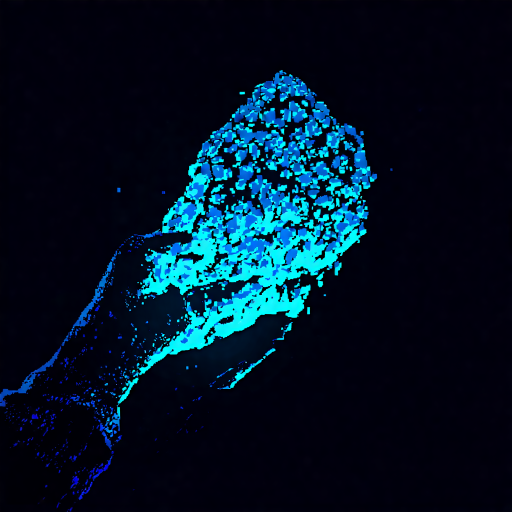
#> input picture assets/campaign/overlays/ore_sample.png, 1024 x 1024 px (shown at 1/2 size)
$ python -i gen_backgrounds.py   (imports and definitions only)
#> lines starting #> are read from the running program, lines starting #| are printed output that depends on the picture
#> further down, picture is the input picture: PIL image 1024x1024 RGB; mean R, G, B 0.9, 21.3, 38.6
#!/usr/bin/env python3
"""
프로젝트 마스 캠페인 배경 이미지 생성기
각 위치의 분위기에 맞는 1280x720 배경 PNG를 생성한다.
"""

import os
import random
import numpy as np
from PIL import Image, ImageDraw, ImageFilter, ImageEnhance

OUT_DIR = os.path.join(os.path.dirname(__file__), '..', 'assets', 'campaign', 'backgrounds')
W, H = 1280, 720
# [2 lines not run here, left out]


# ── 유틸 ────────────────────────────────────────────────────────────────────

def lerp_color(c1, c2, t):
    return tuple(int(c1[i] + (c2[i] - c1[i]) * t) for i in range(3))

# [18 lines left out: functions noise_layer, gradient_bg, add_noise, not called in this run]

def add_vignette(img, strength=0.55):
#> called with strength = 0.55
    w, h = img.size
#> w = 1024; h = 1024
    vg = Image.new('L', (w, h), 255)
#> vg: PIL image 1024x1024 L; every value is 255
    draw = ImageDraw.Draw(vg)
    cx, cy = w // 2, h // 2
#> cx = 512; cy = 512
    steps = 80
    for i in range(steps):
        t = i / steps
        alpha = int(255 * (1 - t * strength))
        rx = int(cx * (1 - t * 0.95))
        ry = int(cy * (1 - t * 0.95))
        draw.ellipse([cx - rx, cy - ry, cx + rx, cy + ry], fill=alpha)
    vg = vg.filter(ImageFilter.GaussianBlur(60))
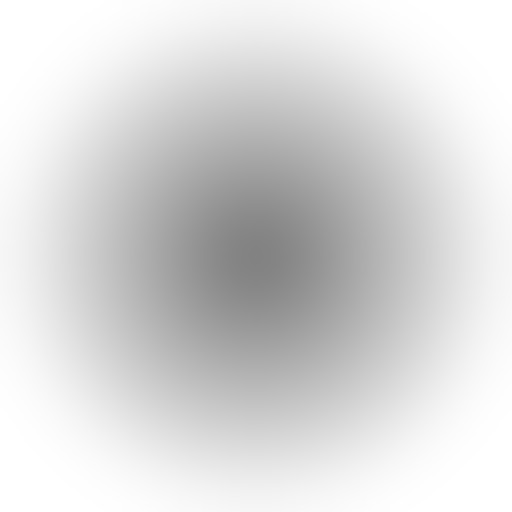
#> vg: PIL image 1024x1024 L (shown at 1/2 size); min 130, max 255, mean 216.9
    r, g, b = img.split()
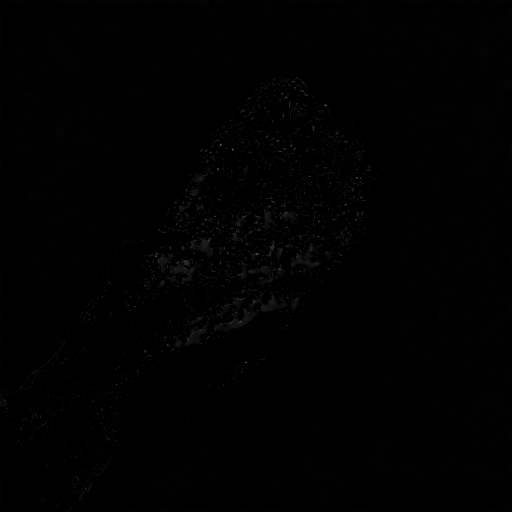
#> r: PIL image 1024x1024 L (shown at 1/2 size); min 0, max 165, mean 0.9
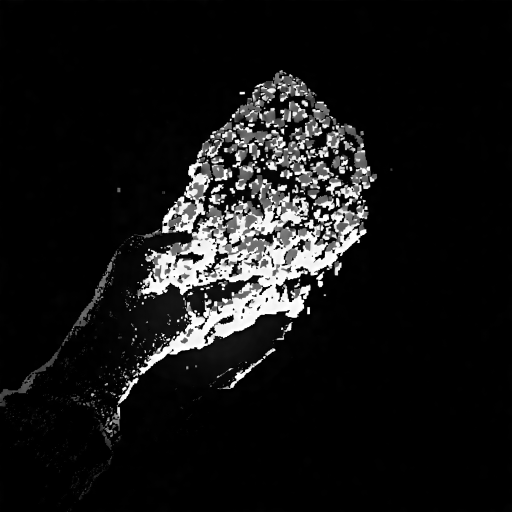
#> g: PIL image 1024x1024 L (shown at 1/2 size); min 0, max 255, mean 21.3
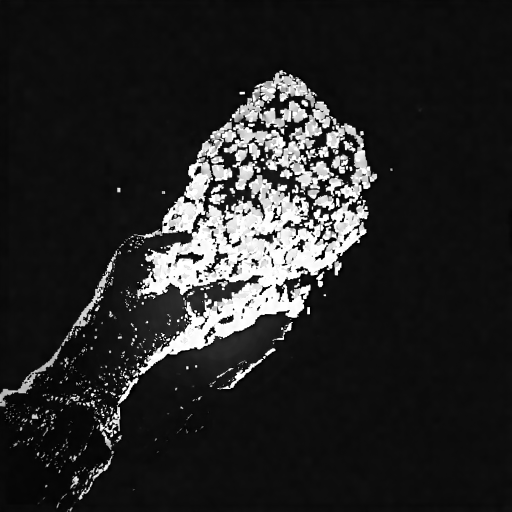
#> b: PIL image 1024x1024 L (shown at 1/2 size); min 0, max 255, mean 38.6
    r = ImageEnhance.Brightness(r).enhance(1.0)
    result = Image.merge('RGB', [r, g, b])
    result.putalpha(vg)
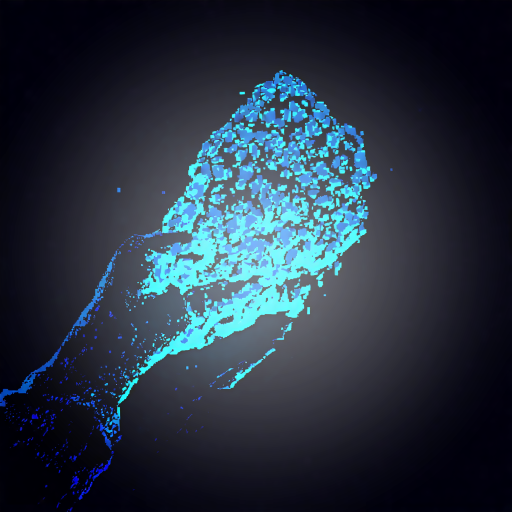
#> result: PIL image 1024x1024 RGBA (shown at 1/2 size); mean R, G, B, A 0.9, 21.3, 38.6, 216.9; transparent parts drawn white
    bg = Image.new('RGB', (w, h), (0, 0, 0))
#> bg: PIL image 1024x1024 RGB; every value is 0
    bg.paste(result, (0, 0), result)
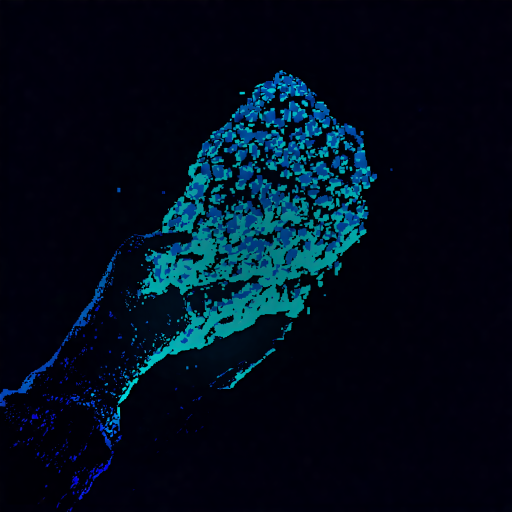
#> bg: PIL image 1024x1024 RGB (shown at 1/2 size); mean R, G, B 0.7, 13.5, 27.5
    return bg

# [584 lines left out: functions add_scan_lines, horizontal_bands, add_stars, add_dust_particles, add_rock_texture, save and 20 more, not called in this run]


# ── 생성 목록 ─────────────────────────────────────────────────────────────────

BACKGROUNDS = {
    'hellas_zone4_deep_tunnel': make_underground_tunnel,
    'mcc_board_chamber': make_mcc_board_chamber,
    'mcc_executive_floor': make_mcc_executive_floor,
    'mcc_archive_sublevel': make_mcc_archive_sublevel,
    'hellas_mining_village': make_hellas_mining_village,
    'hellas_mining_village_fire': make_hellas_village_fire,
    'hellas_labor_district_night': make_hellas_labor_district_night,
    'olympus_exterior': make_olympus_exterior,
    'olympus_summit_station': make_olympus_summit_station,
    'fsp_assembly_hall': make_fsp_assembly_hall,
    'erebus_throne_hall': make_erebus_throne_hall,
    'argyre_canyon_night': make_argyre_canyon_night,
    'argyre_plains': make_argyre_plains,
    'sandstone_junction': make_sandstone_junction,
    'kepler_crater_dawn': make_kepler_crater_dawn,
    'new_athens_shipyard': make_new_athens_shipyard,
    'hellas_outer_relay': make_hellas_outer_relay,
    'erebus_base_interior': make_erebus_base_interior,
    'fsp_base': make_fsp_base,
    'hellas_zone4_ruins': make_zone4_ruins,
}

# [10 lines not run here, left out]

>>> from PIL import Image
>>> picture = Image.open('../assets/campaign/overlays/ore_sample.png')
>>> result = add_vignette(picture)

$ run again, on assets/campaign/overlays/alone_window.png
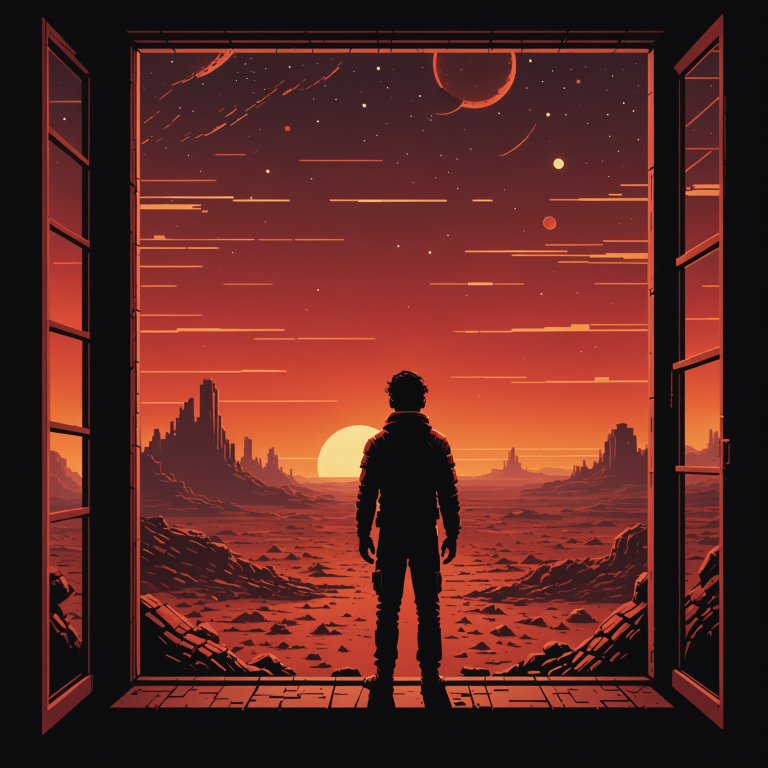
#> input picture assets/campaign/overlays/alone_window.png, 1536 x 1536 px (shown at 1/2 size)
#> picture is the input picture: PIL image 1536x1536 RGB; mean R, G, B 92.6, 39.5, 34.5
#> in add_vignette, `result.putalpha(vg)`:
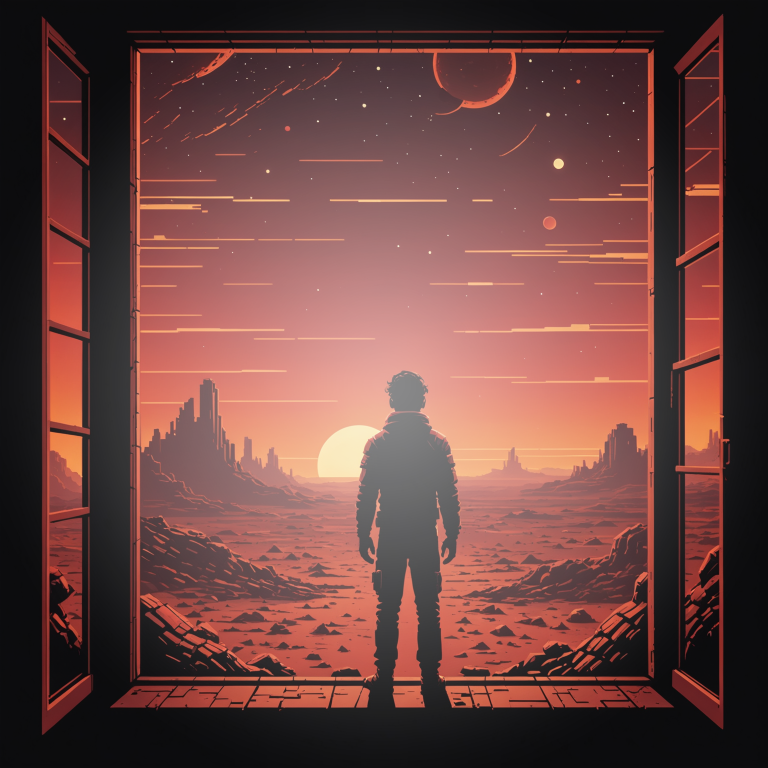
#> result: PIL image 1536x1536 RGBA (shown at 1/2 size); mean R, G, B, A 92.6, 39.5, 34.5, 216.7; transparent parts drawn white
#> in add_vignette, `bg.paste(result, (0, 0), result)`:
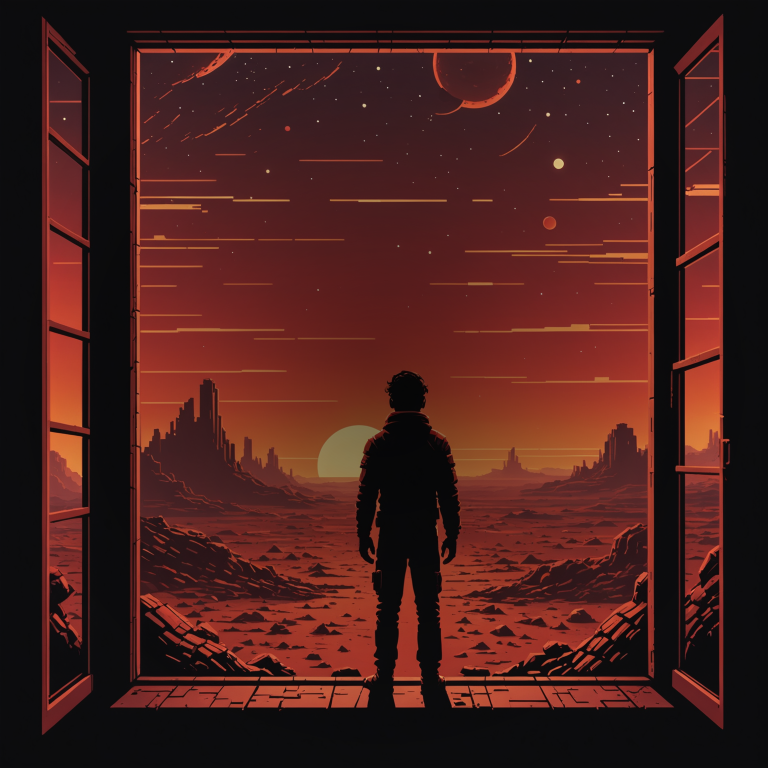
#> bg: PIL image 1536x1536 RGB (shown at 1/2 size); mean R, G, B 72.4, 31.3, 27.8

$ run again, on assets/campaign/overlays/blood_drop.png
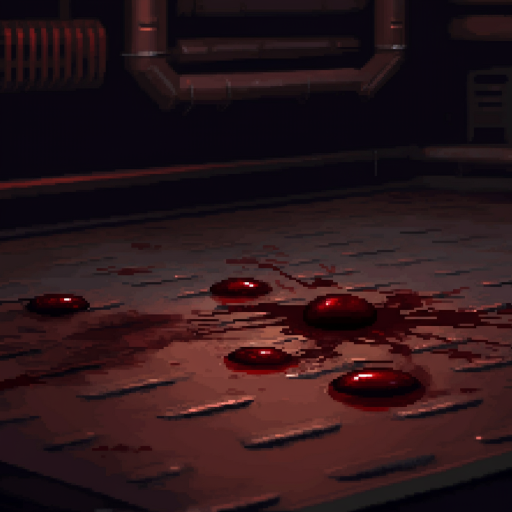
#> input picture assets/campaign/overlays/blood_drop.png, 1024 x 1024 px (shown at 1/2 size)
#> picture is the input picture: PIL image 1024x1024 RGB; mean R, G, B 43.4, 21.9, 25.6
#> in add_vignette, `result.putalpha(vg)`:
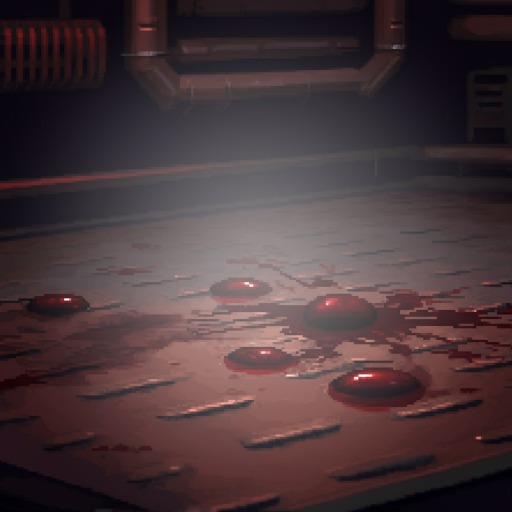
#> result: PIL image 1024x1024 RGBA (shown at 1/2 size); mean R, G, B, A 43.4, 21.9, 25.6, 216.9; transparent parts drawn white
#> in add_vignette, `bg.paste(result, (0, 0), result)`:
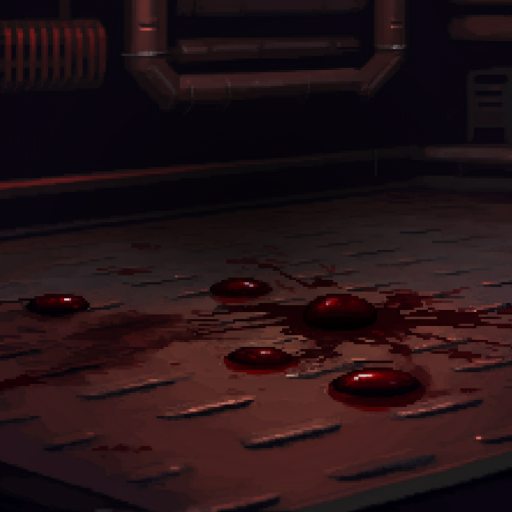
#> bg: PIL image 1024x1024 RGB (shown at 1/2 size); mean R, G, B 35.9, 18.1, 21.4

$ run again, on assets/campaign/overlays/broken_glass.png
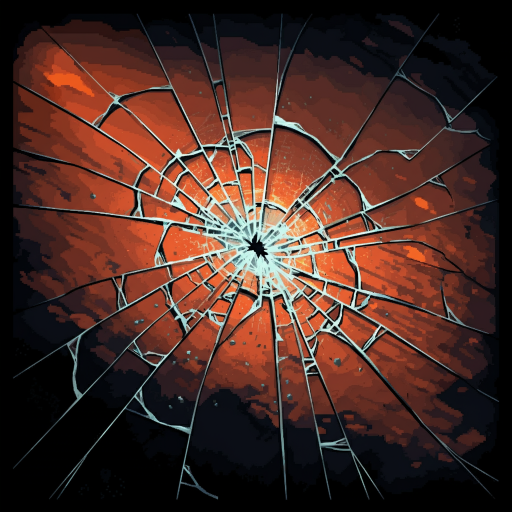
#> input picture assets/campaign/overlays/broken_glass.png, 1024 x 1024 px (shown at 1/2 size)
#> picture is the input picture: PIL image 1024x1024 RGB; mean R, G, B 73.1, 43.6, 36.6
#> in add_vignette, `result.putalpha(vg)`:
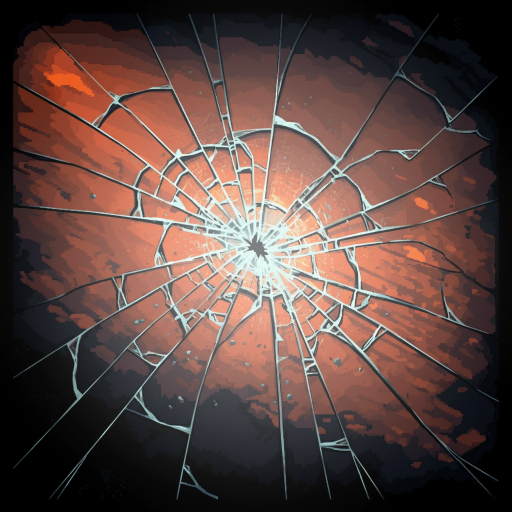
#> result: PIL image 1024x1024 RGBA (shown at 1/2 size); mean R, G, B, A 73.1, 43.6, 36.6, 216.9; transparent parts drawn white
#> in add_vignette, `bg.paste(result, (0, 0), result)`:
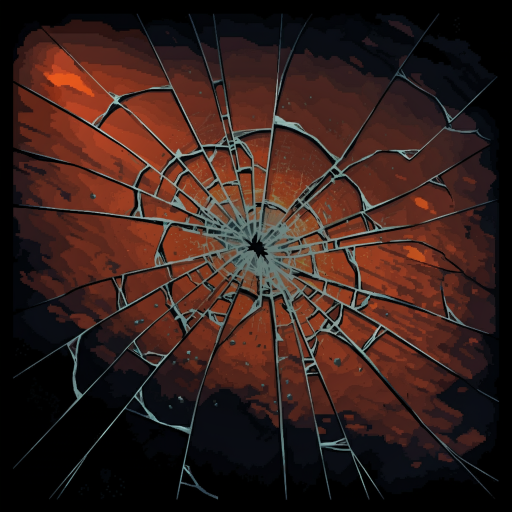
#> bg: PIL image 1024x1024 RGB (shown at 1/2 size); mean R, G, B 54.8, 32.1, 27.3
